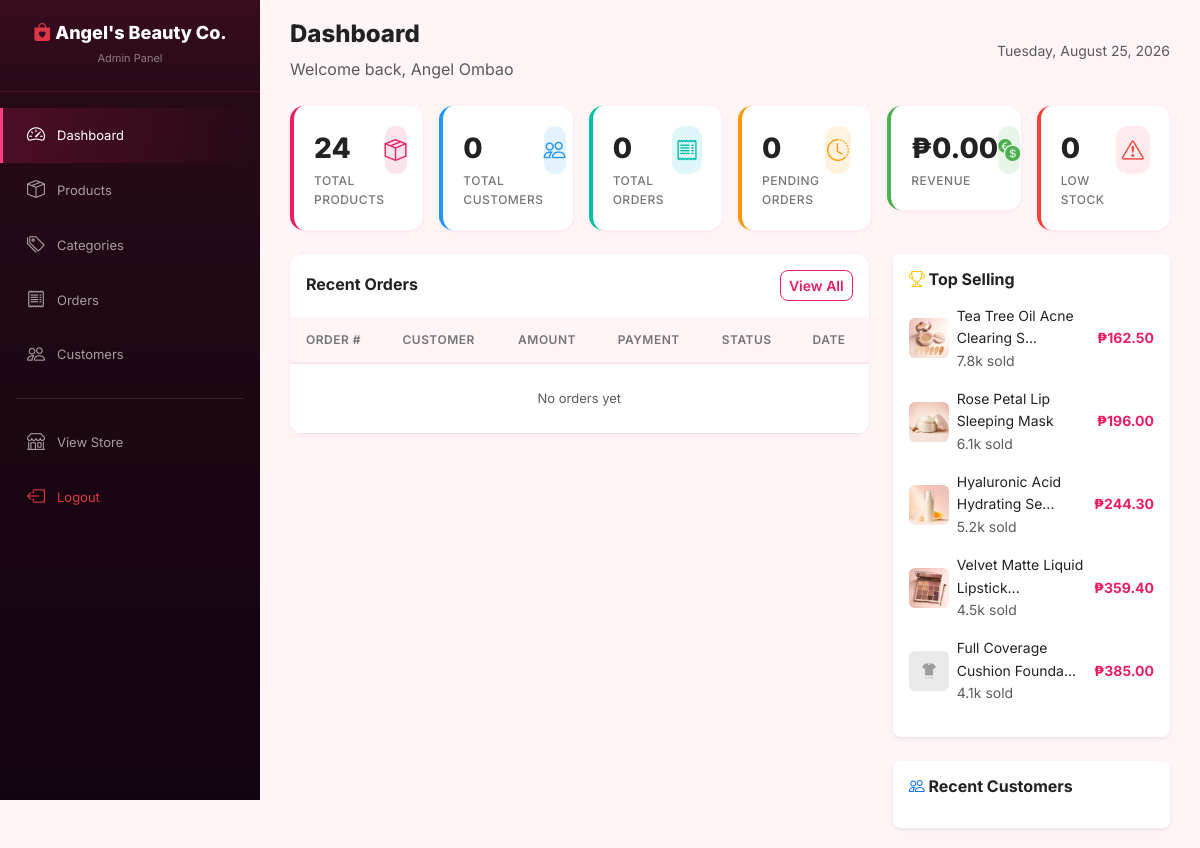
Page /admin/dashboard.php (signed in) on the committed database.
### tables this page shows
CREATE TABLE IF NOT EXISTS products (
    id INT AUTO_INCREMENT PRIMARY KEY,
    category_id INT NOT NULL,
    product_name VARCHAR(255) NOT NULL,
    description TEXT,
    brand VARCHAR(100) DEFAULT NULL,
    gender ENUM('Men', 'Women', 'Unisex') DEFAULT 'Unisex',
    sizes VARCHAR(255) DEFAULT NULL,
    colors VARCHAR(255) DEFAULT NULL,
    price DECIMAL(10,2) NOT NULL,
    discount INT DEFAULT 0,
    stock INT DEFAULT 0,
    rating DECIMAL(2,1) DEFAULT 4.5,
    sold INT DEFAULT 0,
    featured TINYINT(1) DEFAULT 0,
    new_arrival TINYINT(1) DEFAULT 0,
    location VARCHAR(255) DEFAULT NULL,
    status ENUM('Available', 'Out of Stock') DEFAULT 'Available',
    created_at TIMESTAMP DEFAULT CURRENT_TIMESTAMP,
    updated_at TIMESTAMP DEFAULT CURRENT_TIMESTAMP ON UPDATE CURRENT_TIMESTAMP,
    FOREIGN KEY (category_id) REFERENCES categories(id) ON DELETE CASCADE
);

### includes/functions.php (called while the page is built, shortened)
<?php
function formatPrice($price) {
    return '₱' . number_format($price, 2);
}
function getDiscountedPrice($price, $discount) {
    return $price - ($price * $discount / 100);
}
function truncateText($text, $length = 50) {
    if (strlen($text) <= $length) return $text;
    return substr($text, 0, $length) . '...';
}
function formatSold($sold) {
    if ($sold >= 1000) {
        return number_format($sold / 1000, 1) . 'k';
    }
    return $sold;
}

### admin/dashboard.php (the view, shortened to what this page needs)
<?php
require_once __DIR__ . '/../includes/db.php';
require_once __DIR__ . '/../includes/functions.php';
$totalProducts = $pdo->query("SELECT COUNT(*) FROM products")->fetchColumn();
$totalCustomers = $pdo->query("SELECT COUNT(*) FROM users WHERE role='client'")->fetchColumn();
$totalOrders = $pdo->query("SELECT COUNT(*) FROM orders")->fetchColumn();
$pendingOrders = $pdo->query("SELECT COUNT(*) FROM orders WHERE status='Pending'")->fetchColumn();
$revenue = $pdo->query("SELECT COALESCE(SUM(total_amount),0) FROM orders WHERE status IN ('Confirmed','Processing','Shipped','Delivered')")->fetchColumn();
$lowStock = $pdo->query("SELECT COUNT(*) FROM products WHERE stock <= 10 AND stock > 0")->fetchColumn();
$recentOrders = $pdo->query("SELECT o.*, u.fullname FROM orders o JOIN users u ON o.user_id = u.id ORDER BY o.created_at DESC LIMIT 8")->fetchAll();
$topSelling = $pdo->query("SELECT p.*, (SELECT pi.image FROM product_images pi WHERE pi.product_id = p.id AND pi.is_primary = 1 LIMIT 1) as primary_image
    FROM products p ORDER BY p.sold DESC LIMIT 5")->fetchAll();
require_once __DIR__ . '/../includes/header.php';
require_once __DIR__ . '/includes/sidebar.php';
?>
<div class="admin-content">
    <div class="admin-header">
        <div>
            <h2>Dashboard</h2>
            <p class="text-muted mb-0">Welcome back, <?= htmlspecialchars($_SESSION['user_name']) ?></p>
        </div>
        <span class="text-muted small"><?= date('l, F j, Y') ?></span>
    </div>
    <div class="row g-3 mb-4">
        <?php
        $stats = [
            ['icon'=>'bi-box-seam','color'=>'#E91E63','bg'=>'#FCE4EC','label'=>'Total Products','value'=>$totalProducts],
            ['icon'=>'bi-people','color'=>'#2196f3','bg'=>'#e3f2fd','label'=>'Total Customers','value'=>$totalCustomers],
            ['icon'=>'bi-receipt','color'=>'#00bfa5','bg'=>'#e0f7fa','label'=>'Total Orders','value'=>$totalOrders],
            ['icon'=>'bi-clock-history','color'=>'#ff9800','bg'=>'#fff3e0','label'=>'Pending Orders','value'=>$pendingOrders],
            ['icon'=>'bi-currency-exchange','color'=>'#4caf50','bg'=>'#e8f5e9','label'=>'Revenue','value'=>formatPrice($revenue)],
            ['icon'=>'bi-exclamation-triangle','color'=>'#f44336','bg'=>'#ffebee','label'=>'Low Stock','value'=>$lowStock],
        ];
        foreach ($stats as $s):
        ?>
        <div class="col-xl-2 col-md-4 col-6">
            <div class="stat-card" style="border-left-color:<?= $s['color'] ?>">
                <div class="d-flex justify-content-between align-items-start">
                    <div>
                        <div class="stat-value"><?= $s['value'] ?></div>
                        <div class="stat-label"><?= $s['label'] ?></div>
                    </div>
                    <div class="stat-icon" style="background:<?= $s['bg'] ?>;color:<?= $s['color'] ?>">
                        <i class="bi <?= $s['icon'] ?>"></i>
                    </div>
                </div>
            </div>
        </div>
        <?php endforeach; ?>
    </div>
    <div class="row g-4">
        <div class="col-lg-8">
            <div class="data-table">
                <div class="p-3 d-flex justify-content-between align-items-center">
                    <h6 class="fw-bold mb-0">Recent Orders</h6>
                    <a href="orders.php" class="btn btn-sm btn-shopee-outline">View All</a>
                </div>
                <table class="table table-hover">
                    <thead><tr><th>Order #</th><th>Customer</th><th>Amount</th><th>Payment</th><th>Status</th><th>Date</th></tr></thead>
                    <tbody>
                    <?php if (empty($recentOrders)): ?>
                    <tr><td colspan="6" class="text-center text-muted py-4">No orders yet</td></tr>
                    <?php endif; ?>
                    </tbody>
                </table>
            </div>
        </div>
        <div class="col-lg-4">
            <div class="bg-white rounded-3 shadow-sm p-3 mb-4">
                <h6 class="fw-bold mb-3"><i class="bi bi-trophy text-warning"></i> Top Selling</h6>
                <?php foreach ($topSelling as $tp):
                    $tpImg = ($tp['primary_image'] && file_exists(UPLOAD_PATH . $tp['primary_image'])) ? UPLOAD_URL . $tp['primary_image'] : BASE_URL . 'assets/images/no-image.png';
                ?>
                <div class="d-flex align-items-center gap-2 mb-3">
                    <img src="<?= $tpImg ?>" style="width:40px;height:40px;object-fit:cover;border-radius:6px" alt="">
                    <div class="flex-1 small">
                        <div class="fw-500"><?= truncateText($tp['product_name'], 28) ?></div>
                        <span class="text-muted"><?= formatSold($tp['sold']) ?> sold</span>
                    </div>
                    <span class="fw-bold small" style="color:var(--primary)"><?= formatPrice(getDiscountedPrice($tp['price'], $tp['discount'])) ?></span>
                </div>
                <?php endforeach; ?>
            </div>
            <div class="bg-white rounded-3 shadow-sm p-3">
                <h6 class="fw-bold mb-3"><i class="bi bi-people text-primary"></i> Recent Customers</h6>
            </div>
        </div>
    </div>
</div>
</body></html>

### assets/css/style.css (style rules this page uses)
:root { --primary: #E91E63; --primary-dark: #C2185B; --primary-deeper: #AD1457; --primary-light: #F06292; --primary-pale: #FCE4EC; --primary-glow: rgba(233, 30, 99, 0.35); --secondary: #222; --accent: #FF4081; --accent-light: #FF80AB; --bg-light: #FFF5F7; --bg-white: #fff; --text-dark: #222; --text-muted: #757575; --text-light: #999; --border: #F3D5DE; --shadow-sm: 0 1px 4px rgba(233,30,99,.08); --shadow-md: 0 4px 18px rgba(233,30,99,.13); --shadow-lg: 0 8px 36px rgba(233,30,99,.18); --shadow-glow: 0 0 20px rgba(233,30,99,.2); --radius: 8px; --radius-lg: 14px; --transition: all .28s cubic-bezier(.4,0,.2,1); --gold: #ffc107; }
* { margin:0; padding:0; box-sizing:border-box; }
body { font-family:'Inter',sans-serif; background:var(--bg-light); color:var(--text-dark); line-height:1.6; }
a { text-decoration:none; color:inherit; }
img { max-width:100%; height:auto; }
.admin-content { margin-left:260px; padding:20px 30px; min-height:100vh; background:var(--bg-light); }
.admin-header { display:flex; justify-content:space-between; align-items:center; margin-bottom:24px; }
.admin-header h2 { font-weight:800; font-size:24px; }
.stat-card { background: #fff; border-radius: var(--radius-lg); padding: 20px; box-shadow: var(--shadow-sm); transition: var(--transition); border-left: 4px solid var(--primary); }
.stat-card .stat-icon { width:48px; height:48px; border-radius:12px; display:flex; align-items:center; justify-content:center; font-size:22px; }
.stat-card .stat-value { font-size:28px; font-weight:800; }
.stat-card .stat-label { font-size:12px; color:var(--text-muted); font-weight:500; text-transform:uppercase; letter-spacing:.5px; }
.data-table { background:#fff; border-radius:var(--radius-lg); box-shadow:var(--shadow-sm); overflow:hidden; }
.data-table .table { margin:0; }
.data-table .table th { background: #FFF5F7; font-size: 12px; font-weight: 600; text-transform: uppercase; color: var(--text-muted); letter-spacing: .5px; border-bottom: 2px solid var(--primary-pale); padding: 13px 16px; }
.data-table .table td { padding:12px 16px; vertical-align:middle; font-size:13px; }
.btn-shopee-outline { background: #fff; color: var(--primary); border: 1.5px solid var(--primary); font-weight: 600; transition: var(--transition); border-radius: var(--radius); }

### rows in the picture
products: shows a picture, product_name "Tea Tree Oil Acne Clearing S...", sold "7.8k", price+discount "₱162.50"
products: shows a picture, product_name "Rose Petal Lip Sleeping Mask", sold "6.1k", price+discount "₱196.00"
products: shows a picture, product_name "Hyaluronic Acid Hydrating Se...", sold "5.2k", price+discount "₱244.30"
products: shows a picture, product_name "Velvet Matte Liquid Lipstick...", sold "4.5k", price+discount "₱359.40"
products: shows a picture, product_name "Full Coverage Cushion Founda...", sold "4.1k", price+discount "₱385.00"

### other values in the picture
$_SESSION['user_name'] "Angel Ombao"
$s['value'] "24"
$s['label'] "TOTAL PRODUCTS"
$s['value'] "0"
$s['label'] "TOTAL CUSTOMERS"
$s['label'] "TOTAL ORDERS"
$s['label'] "PENDING ORDERS"
$s['value'] "₱0.00"
$s['label'] "REVENUE"
$s['label'] "LOW STOCK"
